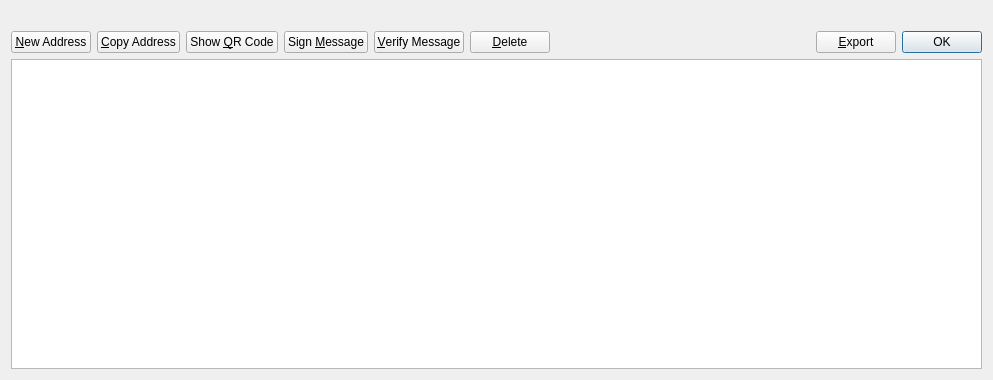
<?xml version="1.0" encoding="UTF-8"?>
<ui version="4.0">
 <class>AddressBookPage</class>
 <widget class="QWidget" name="AddressBookPage">
  <property name="geometry">
   <rect>
    <x>0</x>
    <y>0</y>
    <width>993</width>
    <height>380</height>
   </rect>
  </property>
  <property name="windowTitle">
   <string>Address Book</string>
  </property>
  <layout class="QVBoxLayout" name="verticalLayout">
   <item>
    <widget class="QLabel" name="labelExplanation">
     <property name="textFormat">
      <enum>Qt::PlainText</enum>
     </property>
     <property name="wordWrap">
      <bool>true</bool>
     </property>
    </widget>
   </item>
   <item>
    <layout class="QHBoxLayout" name="horizontalLayout">
     <item>
      <widget class="QPushButton" name="newAddress">
       <property name="toolTip">
        <string>Create a new address</string>
       </property>
       <property name="text">
        <string>&amp;New Address</string>
       </property>
       <property name="icon">
        <iconset resource="../bitcoin.qrc">
         <normaloff>:/icons/add</normaloff>:/icons/add</iconset>
       </property>
      </widget>
     </item>
     <item>
      <widget class="QPushButton" name="copyAddress">
       <property name="toolTip">
        <string>Copy the currently selected address to the system clipboard</string>
       </property>
       <property name="text">
        <string>&amp;Copy Address</string>
       </property>
       <property name="icon">
        <iconset resource="../bitcoin.qrc">
         <normaloff>:/icons/editcopy</normaloff>:/icons/editcopy</iconset>
       </property>
      </widget>
     </item>
     <item>
      <widget class="QPushButton" name="showQRCode">
       <property name="text">
        <string>Show &amp;QR Code</string>
       </property>
       <property name="icon">
        <iconset resource="../bitcoin.qrc">
         <normaloff>:/icons/qrcode</normaloff>:/icons/qrcode</iconset>
       </property>
      </widget>
     </item>
     <item>
      <widget class="QPushButton" name="signMessage">
       <property name="toolTip">
        <string>Sign a message to prove you own a CasinoCoin address</string>
       </property>
       <property name="text">
        <string>Sign &amp;Message</string>
       </property>
       <property name="icon">
        <iconset resource="../bitcoin.qrc">
         <normaloff>:/icons/edit</normaloff>:/icons/edit</iconset>
       </property>
      </widget>
     </item>
     <item>
      <widget class="QPushButton" name="verifyMessage">
       <property name="toolTip">
        <string>Verify a message to ensure it was signed with a specified CasinoCoin address</string>
       </property>
       <property name="text">
        <string>&amp;Verify Message</string>
       </property>
       <property name="icon">
        <iconset resource="../bitcoin.qrc">
         <normaloff>:/icons/transaction_0</normaloff>:/icons/transaction_0</iconset>
       </property>
      </widget>
     </item>
     <item>
      <widget class="QPushButton" name="deleteAddress">
       <property name="toolTip">
        <string>Delete the currently selected address from the list</string>
       </property>
       <property name="text">
        <string>&amp;Delete</string>
       </property>
       <property name="icon">
        <iconset resource="../bitcoin.qrc">
         <normaloff>:/icons/remove</normaloff>:/icons/remove</iconset>
       </property>
      </widget>
     </item>
     <item>
      <spacer name="horizontalSpacer">
       <property name="orientation">
        <enum>Qt::Horizontal</enum>
       </property>
       <property name="sizeHint" stdset="0">
        <size>
         <width>40</width>
         <height>20</height>
        </size>
       </property>
      </spacer>
     </item>
     <item>
      <widget class="QPushButton" name="exportButton">
       <property name="toolTip">
        <string>Export the data in the current tab to a file</string>
       </property>
       <property name="text">
        <string>&amp;Export</string>
       </property>
       <property name="icon">
        <iconset resource="../bitcoin.qrc">
         <normaloff>:/icons/export</normaloff>:/icons/export</iconset>
       </property>
      </widget>
     </item>
     <item>
      <widget class="QDialogButtonBox" name="buttonBox">
       <property name="sizePolicy">
        <sizepolicy hsizetype="Maximum" vsizetype="Fixed">
         <horstretch>0</horstretch>
         <verstretch>0</verstretch>
        </sizepolicy>
       </property>
       <property name="standardButtons">
        <set>QDialogButtonBox::Ok</set>
       </property>
      </widget>
     </item>
    </layout>
   </item>
   <item>
    <widget class="QTableView" name="tableView">
     <property name="contextMenuPolicy">
      <enum>Qt::CustomContextMenu</enum>
     </property>
     <property name="toolTip">
      <string>Double-click to edit address or label</string>
     </property>
     <property name="tabKeyNavigation">
      <bool>false</bool>
     </property>
     <property name="alternatingRowColors">
      <bool>true</bool>
     </property>
     <property name="selectionMode">
      <enum>QAbstractItemView::SingleSelection</enum>
     </property>
     <property name="selectionBehavior">
      <enum>QAbstractItemView::SelectRows</enum>
     </property>
     <property name="sortingEnabled">
      <bool>true</bool>
     </property>
     <attribute name="verticalHeaderVisible">
      <bool>false</bool>
     </attribute>
    </widget>
   </item>
  </layout>
 </widget>
 <resources>
  <include location="../bitcoin.qrc"/>
 </resources>
 <connections/>
</ui>
